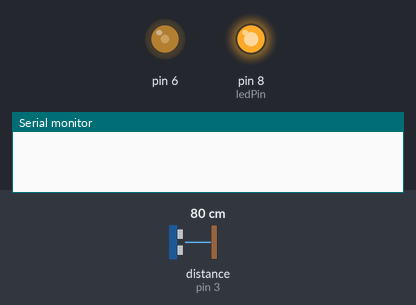
The sketch below on a simulated Arduino Uno, built with avr-gcc and run on an emulated ATmega328P. On the bench: output pins drawn as LEDs (lit = HIGH), the last lines printed to the serial monitor. Wiring (inferred from the names in the program): ultrasonic range finder: trigger pin 2; echo pin 3. The test bench sets the inputs (shaded band); at power-on: distance to the obstacle (sensor on pin 3) 80 cm. The echo pulse lasts 58.3 µs per cm; pins used as bus, display or sensor lines are not drawn.

Above: at 0.6 s.
At 5.1 s:
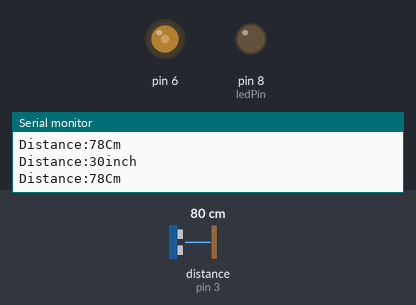
Timing chart, 0 to 7.0 s (numbered marks = the images above):
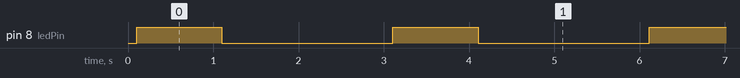

Measured:
- by itself, pin 8 (ledPin): alternates HIGH for 1.0 s and LOW for 2.0 s

The sketch:

digital_sensor.ino
```cpp
int ledPin=8;
const int trigPin=2;
const int echoPin=3;
long duration;
int distanceCm;
int distanceInch;
int constrat;
void setup(){
  Serial.begin(9600);
  pinMode(8,OUTPUT);
  pinMode(trigPin,OUTPUT);
  pinMode(echoPin,INPUT);
  Serial.begin(9600);
  analogWrite(6,90);
  delay(100);
}
void loop(){
  digitalWrite(ledPin,HIGH);
  delay(1000);
  digitalWrite(ledPin,LOW);
  digitalWrite(trigPin,LOW);
  delayMicroseconds(2);
  digitalWrite(trigPin,HIGH);
  delayMicroseconds(10);
  digitalWrite(trigPin,LOW);
  duration=pulseIn(echoPin,HIGH);
  distanceCm=duration*0.034/2;
  distanceInch=duration*0.0133/2;
  Serial.println();
  Serial.print("Distance:");
  Serial.print(distanceCm);
  Serial.print("Cm");
  delay(1000);

  Serial.println();
  Serial.print("Distance:");
  Serial.print(distanceInch);
  Serial.print("inch");
  delay(1000);

}
```
